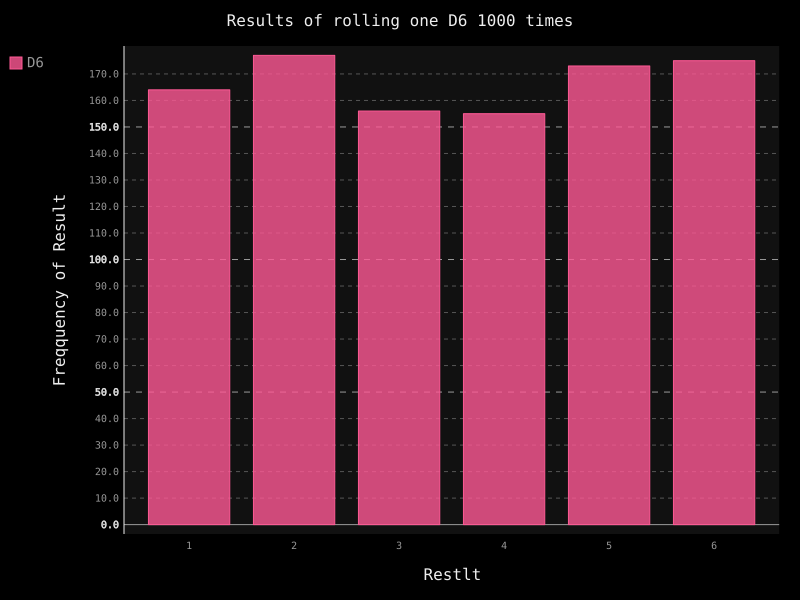

Here is the Python script that generated this plot:
import pygal
from die import Die

# 创建一个D6
die = Die()

# 掷几次骰子，并将结果存储在一个列表中
results = []
for roll_num in range(1000):
    result = die.roll()
    results.append(result)

# 分析结果
frequencies = []
for value in range(1, die.num_sides + 1):
    frequency = results.count(value)
    frequencies.append(frequency)

# 对结果进行可视化
hist = pygal.Bar()

hist.title = "Results of rolling one D6 1000 times"
hist.x_labels = ['1', '2', '3', '4', '5', '6']
hist.x_title = "Restlt"
hist.y_title = "Freqquency of Result"

hist.add('D6', frequencies)
hist.render_to_file('die_visual.svg')
